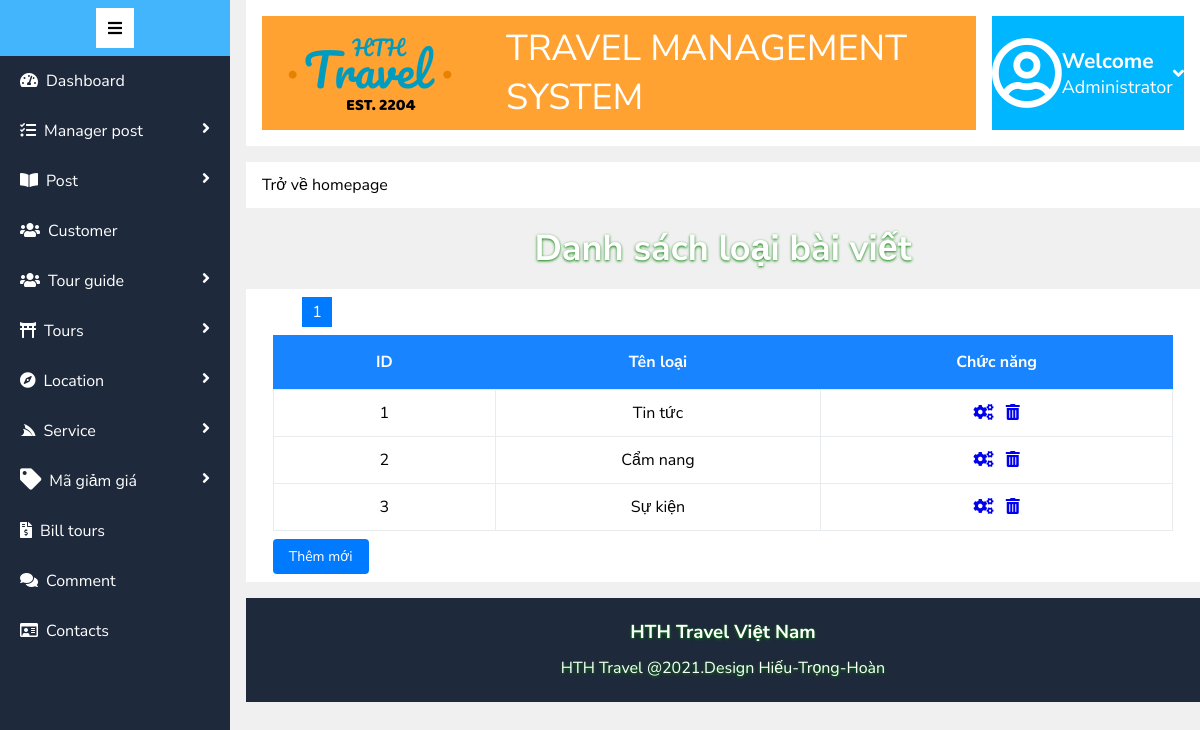
The app's page /admin/manager_post/list_mng_post.php with its own data.
### tables this page shows
CREATE TABLE `cate_post` (
  `id_cate_post` int(11) NOT NULL COMMENT 'mã loại bài',
  `name_cate_post` varchar(255) NOT NULL COMMENT 'tên loại bài'
);

### admin/manager_post/list_mng_post.php (the view, shortened to what this page needs)
<!DOCTYPE html>
<html lang="en">
<head>
    <link rel="stylesheet" href="/duan1/asset/fonts/fontawesome-free-5.15.3-web/css/all.min.css">
    <link rel="stylesheet" href="/duan1/asset/css/css_admin/main.css">
</head>
<body>
    <div class="container">
        <div class="row">
            <div class="left">
                <?php require_once './../sidebar.php'; ?>
            </div>
            <div class="right">
                <?php require_once './../header.php'; ?>
                <div class="right-heading">
                    <h2>Danh sách loại bài viết</h2>
                </div>
                <div class="right_body">
                    <table class="table">
                        <thead class="thead">
                            <tr>
                                <th>ID</th>
                                <th>Tên loại</th>
                                <th colspan="2">Chức năng</th>
                            </tr>
                        </thead>
                        <tbody class="tbody">
                        <?php
                            require_once './../connect_list.php';
                            $results_per_page = 5;
                            $query = "select *from cate_post";
                            $result = mysqli_query($conn, $query);
                            $number_of_result = mysqli_num_rows($result);
                            $number_of_page = ceil($number_of_result / $results_per_page);
                            if (!isset($_GET['page'])) {
                                $page = 1;
                            } else {
                                $page = $_GET['page'];
                            }
                            $page_first_result = ($page - 1) * $results_per_page;
                            $query = "SELECT *FROM cate_post LIMIT " . $page_first_result . ',' . $results_per_page;
                            $result = mysqli_query($conn, $query);
                            while ($row = mysqli_fetch_array($result)) { ?>
                               <tr>
                                    <td><?= $row['id_cate_post'] ?></td>
                                    <td><?= $row['name_cate_post'] ?></td>
                                    <td>
                                        <a href="/duan1/admin/manager_post/update_mng_post.php?id_cate_post=<?= $row['id_cate_post'] ?>"><i class="mr-8 fas fa-cogs"></i></a>
                                        <a href="/duan1/admin/manager_post/delete_mng_post.php?id_cate_post=<?= $row['id_cate_post'] ?>" onclick="return confirm('Bạn muốn xóa loại bài viết này!');"><i class="fas fa-trash-alt"></i></a>
                                    </td>
                                </tr>
                            <?php } ?>
                            <div style="width: 100%; padding: 0px 40px;">
                                <?php for ($page = 1; $page <= $number_of_page; $page++) {
                                    echo '<a style="text-decoration: none;
                                    width: 30px;
                                    text-align: center;
                                    line-height: 30px;
                                    display: inline-block;
                                    margin: 0px 8px;
                                    background-color: #007bff;
                                    color: white;" href = "list_mng_post.php?page=' . $page . '">' . $page . ' </a>';
                                }
                                ?>
                            </div>
                        </tbody>
                    </table>
                    <div class="form_group-list">
                        <a href="/duan1/admin/manager_post/add_mng_post.php" class="btn">Thêm mới</a>
                    </div>
                </div>
                <?php require_once './../footer.php'; ?>
            </div>
        </div>
    </div>
</body>
</html>

### asset/css/css_admin/main.css (style rules this page uses)
* { margin: 0; padding: 0; }
.container { width: 100%; height: auto; margin: 0; padding: 0; background-color: rgb(240, 240, 240); }
.row { width: 100%; position: relative; display: flex; column-gap: 16px; }
.left { width: 230px; position: fixed; z-index: 10; top: 0; left: 0; bottom: 0; background-color: #1e293b; }
.right { width: calc(100% - 230px - 16px); min-height: 760px; display: flex; flex-direction: column; row-gap: 16px; position: relative; margin-left: 246px; }
.right-heading { color: white; text-align: center; font-size: 24px; text-shadow: 0px 1px 3px green; }
.right_body { width: 100%; padding: 8px; background-color: white; display: flex; flex-wrap: wrap; column-gap: 16px; box-sizing: border-box; }
.mr-8 { margin-right: 8px; }
.btn { padding: 8px 16px; border-radius: 4px; background-color: #007bff; border: none; color: white; cursor: pointer; display: inline-block; text-decoration: none; font-size: 14px; }
.form_group-list { width: 96%; margin: 8px auto 0px; }
.table { width: 96%; margin: 0 auto; margin-top: 8px; }
.thead { background-color: grey; }
th { padding: 16px 0px; background-color: rgb(24, 132, 255); color: white; }
.tbody { background-color: antiquewhite; text-align: center; }
td { padding: 12px 0px; min-width: 50px; }
td { border: 1px solid #e9ecef; }
table { border-collapse: collapse; width: 100%; }
table tr:nth-child(odd) { background-color: #fff; }
table tr:nth-child(even) { background-color: white; }

### admin/sidebar.php (style rules this page uses)
body { font-family: 'Nunito Sans', sans-serif; }

### admin/header.php (style rules this page uses)
body { font-family: 'Nunito Sans', sans-serif; }

### records on screen
cate_post: id_cate_post "1", name_cate_post "Tin tức"
cate_post: id_cate_post "2", name_cate_post "Cẩm nang"
cate_post: id_cate_post "3", name_cate_post "Sự kiện"
